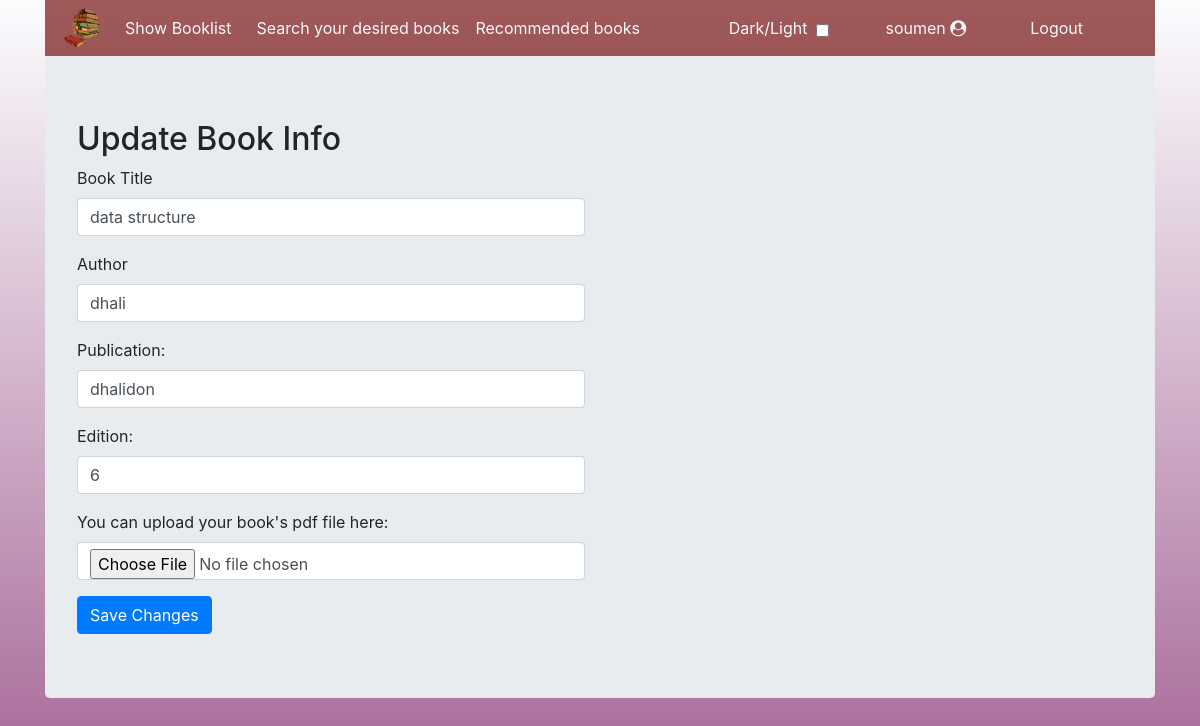
/user/updatebook.php?id=16 (signed in), run on the app's committed database.
### tables this page shows
CREATE TABLE `booklists` (
  `id` int(11) NOT NULL,
  `username` varchar(255) NOT NULL,
  `title` varchar(255) NOT NULL,
  `author` varchar(255) NOT NULL,
  `publication` varchar(255) NOT NULL,
  `edition` varchar(255) NOT NULL,
  `files` varchar(255) NOT NULL
);

### user/updatebook.php (the view, shortened to what this page needs)
<!DOCTYPE html>
<html lang="en">
<head>
<link rel="stylesheet" href="https://maxcdn.bootstrapcdn.com/bootstrap/4.5.2/css/bootstrap.min.css">
<link rel="stylesheet" href="https://cdnjs.cloudflare.com/ajax/libs/font-awesome/4.7.0/css/font-awesome.min.css" />
</head>
<body style="background-image:linear-gradient(to bottom, rgba(245, 246, 252, 0.3), rgba(117, 19, 93, 0.6)),
    url('images/bgimg.jpg');">
<div class="wrapper container">
<?php
include 'nav.php';
?>
<div class="jumbotron">
<h2>Update Book Info</h2>
<div class="row">
<div class="col-12 col-lg-6 bookform">
<?php
include "dbcon.php";
$ids=$_GET['id'];
  $showQuery = "Select * from `booklists` where id={$ids}";
   $showdata=mysqli_query($con,$showQuery);
 $arrdata=mysqli_fetch_array($showdata);
       ?>
<form  method="post" enctype="multipart/form-data">
  <div class="form-group">
    <label for="title">Book Title</label>
    <input type="text" class="form-control" value="<?php echo $arrdata['title']; ?>" placeholder="Enter Book Title" id="title" name="title">
  </div>
  <div class="form-group">
    <label for="athor">Author </label>
    <input type="text" class="form-control" value="<?php echo $arrdata['author']; ?>"  placeholder="Enter Author Name" id="author" name="author">
  </div>
  <div class="form-group">
    <label for="publication">Publication:</label>
    <input type="text" class="form-control" value="<?php echo $arrdata['publication']; ?>"  placeholder="Enter Publisher name" id="pub" name="pub" required>
  </div>
  <div class="form-group">
    <label for="edition">Edition:</label>
    <input type="text" class="form-control" placeholder="Enter Edition" value="<?php echo $arrdata['edition']; ?>"  id="edition" name="edition" required>
  </div>
  <div class="form-group">
    <label for="files">You can upload your book's pdf file here: </label>
    <input type="file" class="form-control" id="pdf" name="pdf" value="<?php echo $arrdata['files']; ?>"  required>
      </div>
  <button type="submit" class="btn btn-primary" name="save">Save Changes</button>
</form>
</div>
</div>
</div>
</div>
</body>
</html>

### data on the page
booklists: title "data structure", author "dhali", pub "dhalidon", edition "6"

### other printed values
$_SESSION['username'] "soumen"
